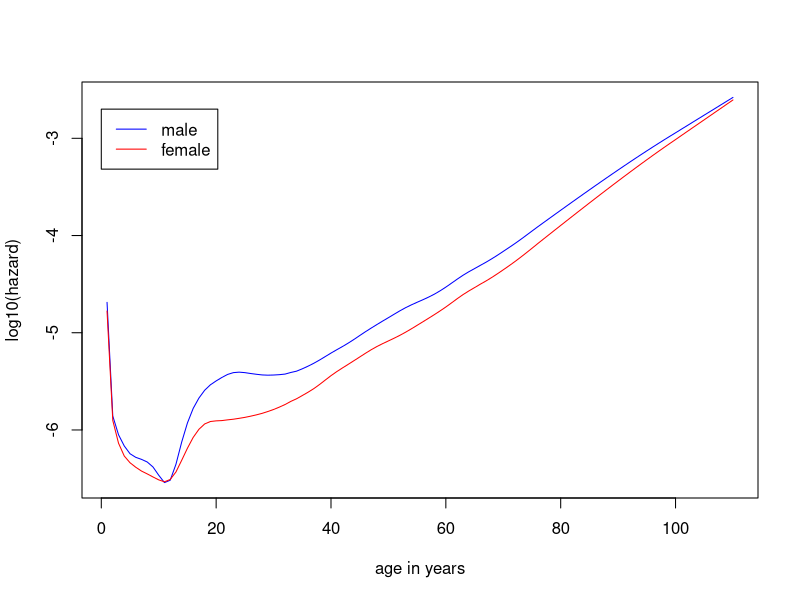
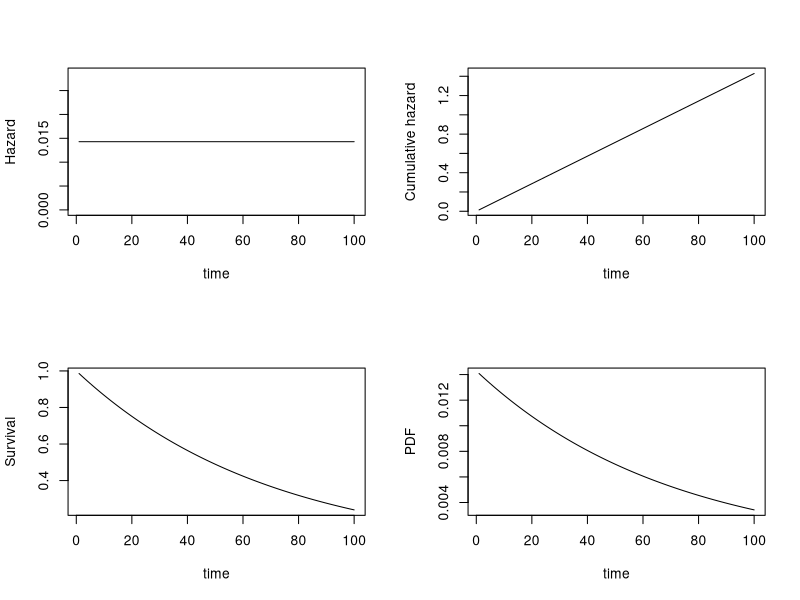
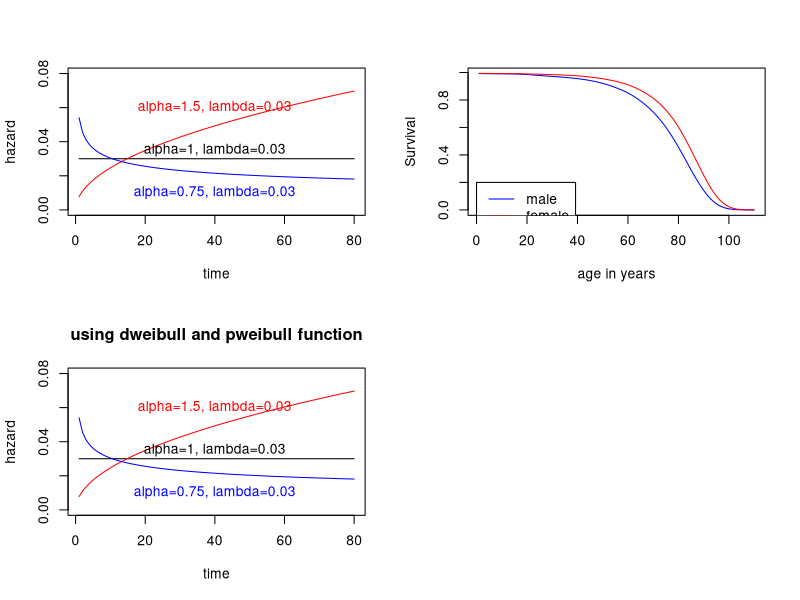

The R source for these figures, in order:
## ---- chunk 1
library(survival)
tm <- c(0,
1/365, # first day of life 
7/365, # seventh day of life 
28/365, # fourth week of life 
1:110) # subsequent years
hazMale <- survexp.us[,"male","2004"]
hazFemale <- survexp.us[,"female","2004"]

## not sure how to get the harzard for the days or weeks in the first year
plot(1:110, log10(hazMale), col="blue", type="l", ylab="log10(hazard)", xlab="age in years")
lines(1:110, log10(hazFemale), col="red")
legend(0, -2.7, legend=c("male", "female"), lty=1, col=c("blue", "red"))
## ---- chunk 2
lambda=1/70

layout(matrix(1:4,2,2))
plot(1:100, rep(lambda,100), xlab="time", ylab="Hazard", ylim=c(0,2/70), type="l")
plot(1:100, exp(-lambda*(1:100)), xlab="time", ylab="Survival", type="l")
plot(1:100, lambda*(1:100), xlab="time", ylab="Cumulative hazard", type="l")
plot(1:100, lambda*exp(-lambda*(1:100)), xlab="time", ylab="PDF", type="l")
## ---- chunk 3
h = function(t, alpha, lambda){
    return(alpha*(lambda^alpha)*(t^(alpha-1)))
}

lambda=0.03
plot(1:80, h(1:80, alpha=1, lambda), xlab="time", ylab="hazard", type="l", ylim=c(0,0.08))
lines(1:80, h(1:80, alpha=1.5, lambda), col="red")
lines(1:80, h(1:80, alpha=0.75, lambda), col="blue")
text(40, 0.035, "alpha=1, lambda=0.03")
text(40, 0.06, "alpha=1.5, lambda=0.03", col="red")
text(40, 0.01, "alpha=0.75, lambda=0.03", col="blue")

### Weibull distribution can be calculated dweilbull() or pweibull()
h2 = function(t, alpha, lambda){
    return(dweibull(t, shape=alpha, scale=1/lambda)/pweibull(t, shape=alpha, scale=1/lambda, lower.tail=F))
}

plot(1:80, h2(1:80, alpha=1, lambda), xlab="time", ylab="hazard", type="l", ylim=c(0,0.08), main="using dweibull and pweibull function")
lines(1:80, h2(1:80, alpha=1.5, lambda), col="red")
lines(1:80, h2(1:80, alpha=0.75, lambda), col="blue")
text(40, 0.035, "alpha=1, lambda=0.03")
text(40, 0.06, "alpha=1.5, lambda=0.03", col="red")
text(40, 0.01, "alpha=0.75, lambda=0.03", col="blue")
## ---- chunk 4
### generate random variables
set.seed(1)
tt.weib = rweibull(1000, shape=1.5, scale=1/0.03)
mean(tt.weib); median(tt.weib)

### the theoretical mean and median
gamma(1+1/1.5)/0.03
(log(2)^(1/1.5))/0.03
## ---- chunk 5
gammaHaz = function(t, shape, scale){
    return(dgamma(t, shape=shape, scale=scale)/pgamma(t, shape=shape, scale=scale, lower.tail=F))
}
## ---- chunk 6
### back to the Example 2.1
library(survival)
tm = 0:110
hazMale = survexp.us[,"male", "2004"]
hazFemale = survexp.us[,"female", "2004"]

tm.diff =  diff(tm) ## time intervals
## survival
survMale = exp(-cumsum(hazMale*tm.diff)*365.24)
survFemale = exp(-cumsum(hazFemale*tm.diff)*365.24)

plot(1:110, survMale, col="blue", type="l", ylab="Survival", xlab="age in years")
lines(1:110, survFemale, col="red")
legend(0, 0.2, legend=c("male", "female"), lty=1, col=c("blue", "red"))

sum(survMale*tm.diff)
sum(survFemale*tm.diff)
